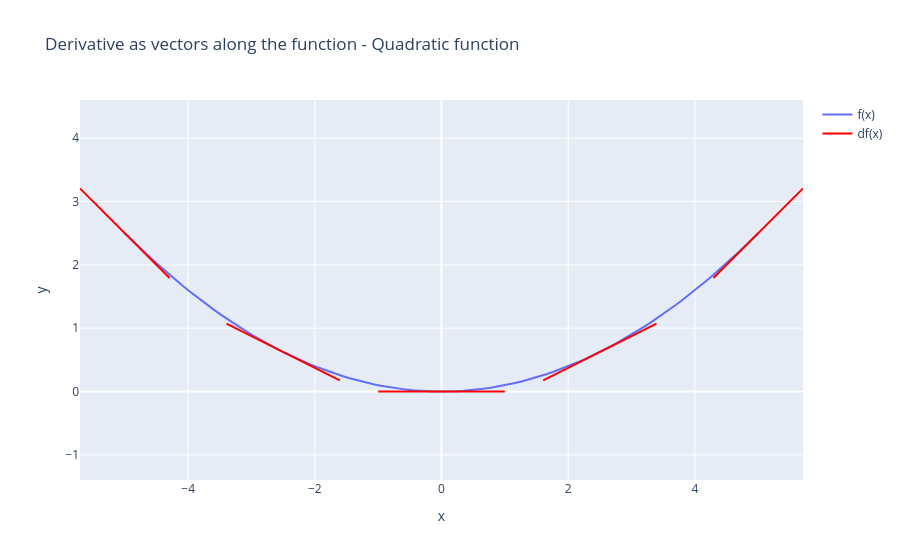

The code cell stored with this chart in its notebook:
### Markdown cell above
We can visualize the derivative as the slope of a function at a given point.

### Code cell
from utils import plot_derivative

plot_derivative(f, df, t="Quadratic function")

### Figure 1 — Plotly figure (JSON) as saved in the notebook; plotly's stock layout.template omitted (floating-point values rounded to 4 significant figures)
{"data": [{"mode": "lines", "name": "f(x)", "type": "scatter", "x": [-5.0, -4.899, -4.798, -4.697, -4.596, -4.495, -4.394, -4.293, -4.192, -4.091, -3.99, -3.889, -3.788, -3.687, -3.586, -3.485, -3.384, -3.283, -3.182, -3.081, -2.98, -2.879, -2.778, -2.677, -2.576, -2.475, -2.374, -2.273, -2.172, -2.071, -1.97, -1.869, -1.768, -1.667, -1.566, -1.465, -1.364, -1.263, -1.162, -1.061, -0.9596, -0.8586, -0.7576, -0.6566, -0.5556, -0.4545, -0.3535, -0.2525, -0.1515, -0.05051, 0.05051, 0.1515, 0.2525, 0.3535, 0.4545, 0.5556, 0.6566, 0.7576, 0.8586, 0.9596, 1.061, 1.162, 1.263, 1.364, 1.465, 1.566, 1.667, 1.768, 1.869, 1.97, 2.071, 2.172, 2.273, 2.374, 2.475, 2.576, 2.677, 2.778, 2.879, 2.98, 3.081, 3.182, 3.283, 3.384, 3.485, 3.586, 3.687, 3.788, 3.889, 3.99, 4.091, 4.192, 4.293, 4.394, 4.495, 4.596, 4.697, 4.798, 4.899, 5.0], "y": [2.5, 2.4, 2.302, 2.206, 2.112, 2.02, 1.931, 1.843, 1.757, 1.674, 1.592, 1.512, 1.435, 1.359, 1.286, 1.214, 1.145, 1.078, 1.012, 0.9491, 0.8879, 0.8287, 0.7716, 0.7165, 0.6635, 0.6124, 0.5635, 0.5165, 0.4716, 0.4288, 0.388, 0.3492, 0.3125, 0.2778, 0.2451, 0.2145, 0.186, 0.1594, 0.1349, 0.1125, 0.09208, 0.07372, 0.05739, 0.04311, 0.03086, 0.02066, 0.0125, 0.006377, 0.002296, 0.0002551, 0.0002551, 0.002296, 0.006377, 0.0125, 0.02066, 0.03086, 0.04311, 0.05739, 0.07372, 0.09208, 0.1125, 0.1349, 0.1594, 0.186, 0.2145, 0.2451, 0.2778, 0.3125, 0.3492, 0.388, 0.4288, 0.4716, 0.5165, 0.5635, 0.6124, 0.6635, 0.7165, 0.7716, 0.8287, 0.8879, 0.9491, 1.012, 1.078, 1.145, 1.214, 1.286, 1.359, 1.435, 1.512, 1.592, 1.674, 1.757, 1.843, 1.931, 2.02, 2.112, 2.206, 2.302, 2.4, 2.5]}, {"line": {"width": 2}, "marker": {"color": "red", "size": 15}, "mode": "lines", "name": "df(x)", "showlegend": true, "type": "scatter", "x": [-5.707, -4.293], "y": [3.207, 1.793]}, {"line": {"width": 2}, "marker": {"color": "red", "size": 15}, "mode": "lines", "name": "df(x)", "showlegend": false, "type": "scatter", "x": [-3.394, -1.606], "y": [1.072, 0.1778]}, {"line": {"width": 2}, "marker": {"color": "red", "size": 15}, "mode": "lines", "name": "df(x)", "showlegend": false, "type": "scatter", "x": [-1.0, 1.0], "y": [0.0, 0.0]}, {"line": {"width": 2}, "marker": {"color": "red", "size": 15}, "mode": "lines", "name": "df(x)", "showlegend": false, "type": "scatter", "x": [1.606, 3.394], "y": [0.1778, 1.072]}, {"line": {"width": 2}, "marker": {"color": "red", "size": 15}, "mode": "lines", "name": "df(x)", "showlegend": false, "type": "scatter", "x": [4.293, 5.707], "y": [1.793, 3.207]}], "layout": {"title": {"text": "Derivative as vectors along the function - Quadratic function"}, "xaxis": {"title": {"text": "x"}}, "yaxis": {"scaleanchor": "x", "scaleratio": 1, "title": {"text": "y"}}}}
